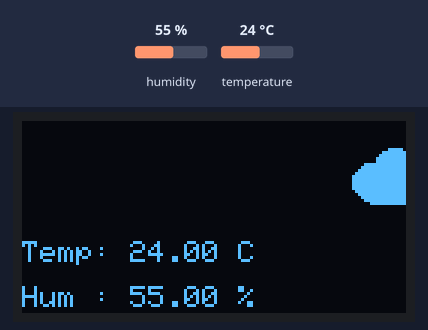
The sketch below on a simulated Arduino Uno, built with avr-gcc and run on an emulated ATmega328P. On the bench: 128×64 one-colour display. The test bench sets the inputs (shaded band); at power-on: temperature 24 °C, humidity 55 %. What the sketch prints to the serial monitor is not drawn.

Above: at 3.29 s.
3.3 s: temperature set to 39 °C
At 4.23 s:
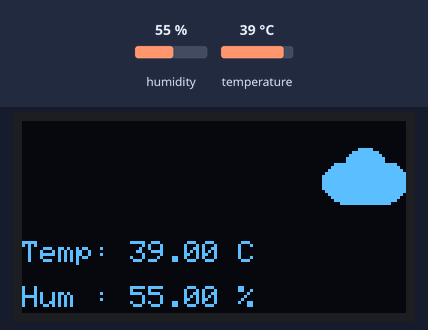
6.0 s: temperature set to 42 °C
At 6.26 s:
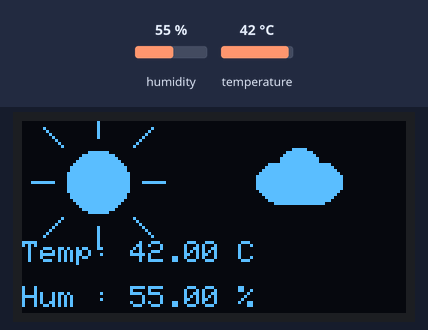
8.7 s: humidity set to 22 %
At 10.34 s:
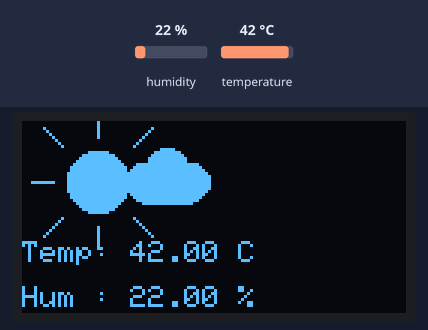
11.7 s: humidity set to 40 %
At 12.39 s:
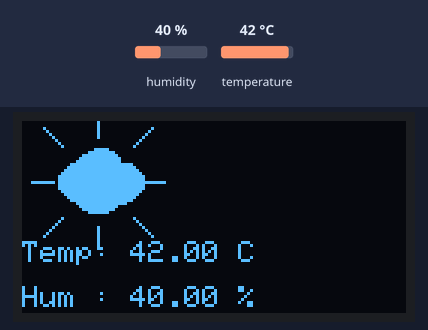

The sketch:

WeatherMonitoring.ino
```cpp
#include <Wire.h>
#include <Adafruit_GFX.h>
#include <Adafruit_SSD1306.h>
#include "DHT.h"

// ---------------- OLED Settings ----------------
#define SCREEN_WIDTH 128
#define SCREEN_HEIGHT 64
#define OLED_RESET -1

Adafruit_SSD1306 display(SCREEN_WIDTH, SCREEN_HEIGHT, &Wire, OLED_RESET);

// ---------------- DHT11 Settings ----------------
#define DHTPIN 2
#define DHTTYPE DHT11
DHT dht(DHTPIN, DHTTYPE);

// ---------------- Cloud Animation ----------------
int cloudX = 128; // start from right side

void drawCloud(int x, int y) {
  // Simple cloud using circles + rectangle
  display.fillCircle(x, y, 6, SSD1306_WHITE);
  display.fillCircle(x + 8, y - 4, 7, SSD1306_WHITE);
  display.fillCircle(x + 16, y, 6, SSD1306_WHITE);
  display.fillRect(x, y, 17, 8, SSD1306_WHITE);
}

void drawSun(int x, int y) {
  // Sun circle
  display.fillCircle(x, y, 10, SSD1306_WHITE);

  // Sun rays
  display.drawLine(x, y - 15, x, y - 22, SSD1306_WHITE);
  display.drawLine(x, y + 15, x, y + 22, SSD1306_WHITE);
  display.drawLine(x - 15, y, x - 22, y, SSD1306_WHITE);
  display.drawLine(x + 15, y, x + 22, y, SSD1306_WHITE);

  display.drawLine(x - 12, y - 12, x - 18, y - 18, SSD1306_WHITE);
  display.drawLine(x + 12, y - 12, x + 18, y - 18, SSD1306_WHITE);
  display.drawLine(x - 12, y + 12, x - 18, y + 18, SSD1306_WHITE);
  display.drawLine(x + 12, y + 12, x + 18, y + 18, SSD1306_WHITE);
}

void setup() {
  Serial.begin(9600);
  dht.begin();

  if (!display.begin(SSD1306_SWITCHCAPVCC, 0x3C)) {
    Serial.println("OLED not found!");
    while (true);
  }

  display.clearDisplay();
  display.setTextColor(SSD1306_WHITE);

  display.setTextSize(1);
  display.setCursor(20, 25);
  display.println("Weather Monitor");
  display.display();
  delay(2000);
}

void loop() {
  float hum = dht.readHumidity();
  float temp = dht.readTemperature(); // Celsius

  // if sensor fails
  if (isnan(hum) || isnan(temp)) {
    display.clearDisplay();
    display.setTextSize(1);
    display.setCursor(0, 25);
    display.println("DHT11 Read Error!");
    display.display();
    delay(1000);
    return;
  }

  // ---------------- Display Update ----------------
  display.clearDisplay();

  // Show Sun if temp > 40
  if (temp > 40) {
    drawSun(25, 20); // sun at top-left
  }

  // Cloud animation
  drawCloud(cloudX, 20);

  cloudX -= 2; // speed of cloud
  if (cloudX < -30) {
    cloudX = 128;
  }

  // Temperature + Humidity Text
  display.setTextSize(1);
  display.setCursor(0, 40);
  display.print("Temp: ");
  display.print(temp);
  display.print(" C");

  display.setCursor(0, 55);
  display.print("Hum : ");
  display.print(hum);
  display.print(" %");

  display.display();

  // Serial output
  Serial.print("Temp: ");
  Serial.print(temp);
  Serial.print(" C | Hum: ");
  Serial.print(hum);
  Serial.println(" %");

  delay(150);
}
```

Measured:
- the behaviour switches between 40 and 41 °C on temperature (found by bisection; images 1 and 2)
- after the input at 6.0 s, the display: changes after 0.17 s (image 2)
